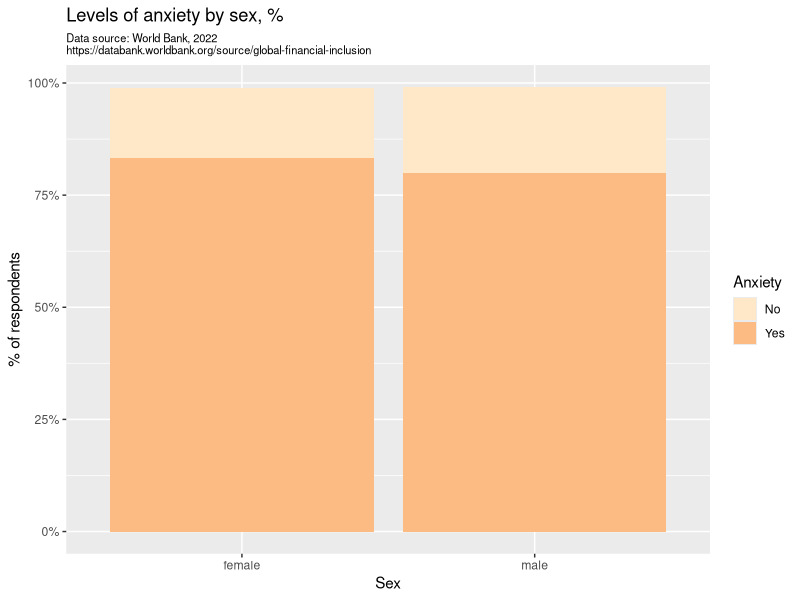
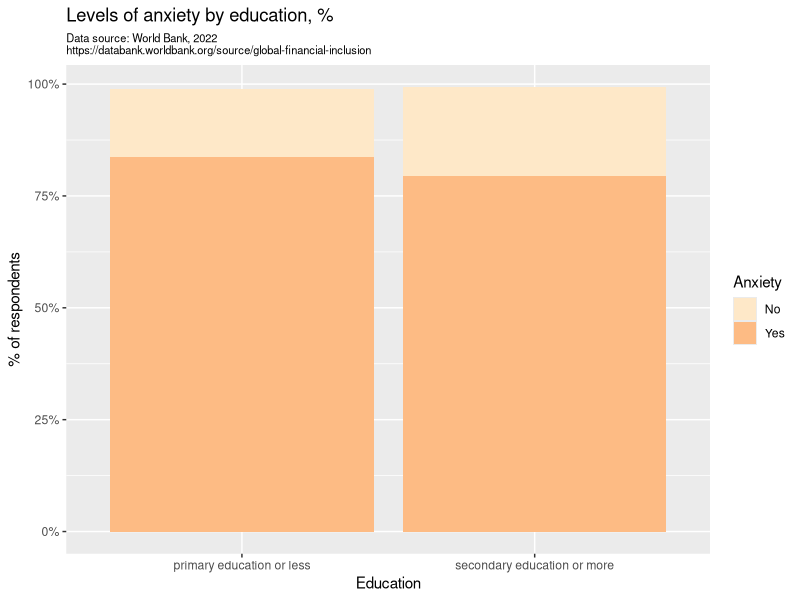
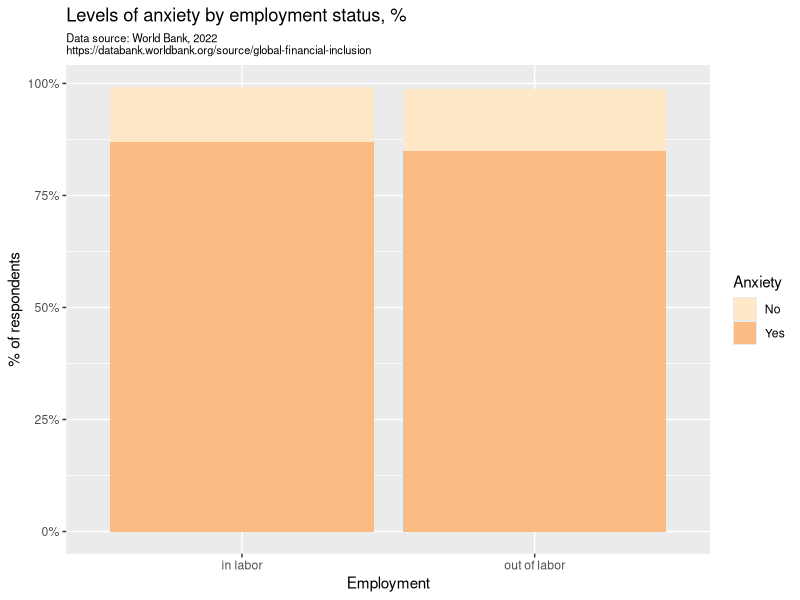

Recreate these plots in R, in order.
## ---- chunk 1
knitr::opts_chunk$set(echo = TRUE)
library(dplyr)
library(stringr)
library(ggplot2)
library(tidyr)
## ---- chunk 2
finincl <- read.csv("finincl.csv", stringsAsFactors = T, na.strings = '..')
str(finincl)
## ---- chunk 3
finincl <- finincl %>% 
  filter(if_all(.fns = ~ !is.na(.x))) %>% 
  mutate(Series.Short = factor(str_match(Series.Name, "(?<=: ).*$"))) %>% 
  mutate(Pct = X2021..YR2021.)
  droplevels
str(finincl)
## ---- chunk 4
head(unique(finincl$Series.Short))
## ---- chunk 5
make_var_df <- function(dtf, pattern, col_name, levels){
  new_dft <- dtf %>% 
    filter(Series.Short <- str_detect(Series.Short, pattern)) %>% 
    droplevels
  new_dft$Anxiety <- factor(str_extract(new_dft$Series.Short, "^([a-z]+) w", 
                                        group = 1), 
                            levels = c("not", "somewhat", "very"))
  levels(new_dft$Anxiety) <- c("No", "Yes", "Yes")
  new_dft[[col_name]] <- factor(str_extract(new_dft$Series.Short, 
                                            paste0(c("(", pattern, ")"),
                                                   collapse = ''),
                                            group = 1))
  new_dft[c("Country.Name", "Pct", "Anxiety", col_name)]
  new_dft %>% 
    filter(Country.Name == "World") %>% 
    group_by(across(c(all_of(col_name), "Anxiety"))) %>% 
    summarize(Pct = sum(Pct)) %>% 
    ungroup()
}
finincl_sex <- make_var_df(finincl, "male|female", "Sex")
str(finincl_sex)
## ---- chunk 6
ggplot(finincl_sex, aes(x = Sex, y = Pct, fill = Anxiety)) +
  geom_col() +
  ggtitle(label = "Levels of anxiety by sex, %",
          subtitle = "Data source: World Bank, 2022\nhttps://databank.worldbank.org/source/global-financial-inclusion") +
  theme(plot.subtitle = element_text(size = 8)) +
  scale_fill_brewer(palette = "OrRd") +
  scale_y_continuous("% of respondents",
                     breaks = seq(0, 100, 25),
                     labels = paste0(seq(0, 100, 25), rep("%", 5)))
## ---- chunk 7
sex_abs <- finincl_sex %>% 
  select(Anxiety, Sex, Pct) %>% 
  mutate(Pct = Pct * 128000 / 2) %>% 
  pivot_wider(names_from = Anxiety, values_from = Pct) %>% 
  select(2:3)
sex_abs <- as.data.frame(sex_abs)
rownames(sex_abs) <- c('Female', 'Male')
chisq.test(sex_abs)
## ---- chunk 8
finincl_edu <- make_var_df(finincl, 
                           "primary education or less|secondary education or more", 
                           "Education")
str(finincl_edu)
## ---- chunk 9
ggplot(finincl_edu, aes(x = Education, y = Pct, fill = Anxiety)) +
  geom_col() +
  ggtitle(label = "Levels of anxiety by education, %",
          subtitle = "Data source: World Bank, 2022\nhttps://databank.worldbank.org/source/global-financial-inclusion") +
  theme(plot.subtitle = element_text(size = 8)) +
  scale_fill_brewer(palette = "OrRd") +
  scale_y_continuous("% of respondents",
                     breaks = seq(0, 100, 25),
                     labels = paste0(seq(0, 100, 25), rep("%", 5)))
## ---- chunk 10
edu_abs <- finincl_edu %>% 
  select(Anxiety, Education, Pct) %>% 
  mutate(Pct = Pct * 128000 / 2) %>% 
  pivot_wider(names_from = Anxiety, values_from = Pct) %>% 
  select(2:3)
edu_abs <- as.data.frame(edu_abs)
rownames(edu_abs) <- c('Primary', 'Secondary')
chisq.test(edu_abs)
## ---- chunk 11
finincl_emp <- make_var_df(finincl, 
                           "in labor|out of labor", 
                           "Employment")
str(finincl_emp)
## ---- chunk 12
ggplot(finincl_emp, aes(x = Employment, y = Pct, fill = Anxiety)) +
  geom_col() +
  ggtitle(label = "Levels of anxiety by employment status, %",
          subtitle = "Data source: World Bank, 2022\nhttps://databank.worldbank.org/source/global-financial-inclusion") +
  theme(plot.subtitle = element_text(size = 8)) +
  scale_fill_brewer(palette = "OrRd") +
  scale_y_continuous("% of respondents",
                     breaks = seq(0, 100, 25),
                     labels = paste0(seq(0, 100, 25), rep("%", 5)))
## ---- chunk 13
emp_abs <- finincl_emp %>% 
  select(Anxiety, Employment, Pct) %>% 
  mutate(Pct = Pct * 128000 / 2) %>% 
  pivot_wider(names_from = Anxiety, values_from = Pct) %>% 
  select(2:3)
emp_abs <- as.data.frame(emp_abs)
rownames(emp_abs) <- c('In labor', 'Out of labor')
chisq.test(emp_abs)
